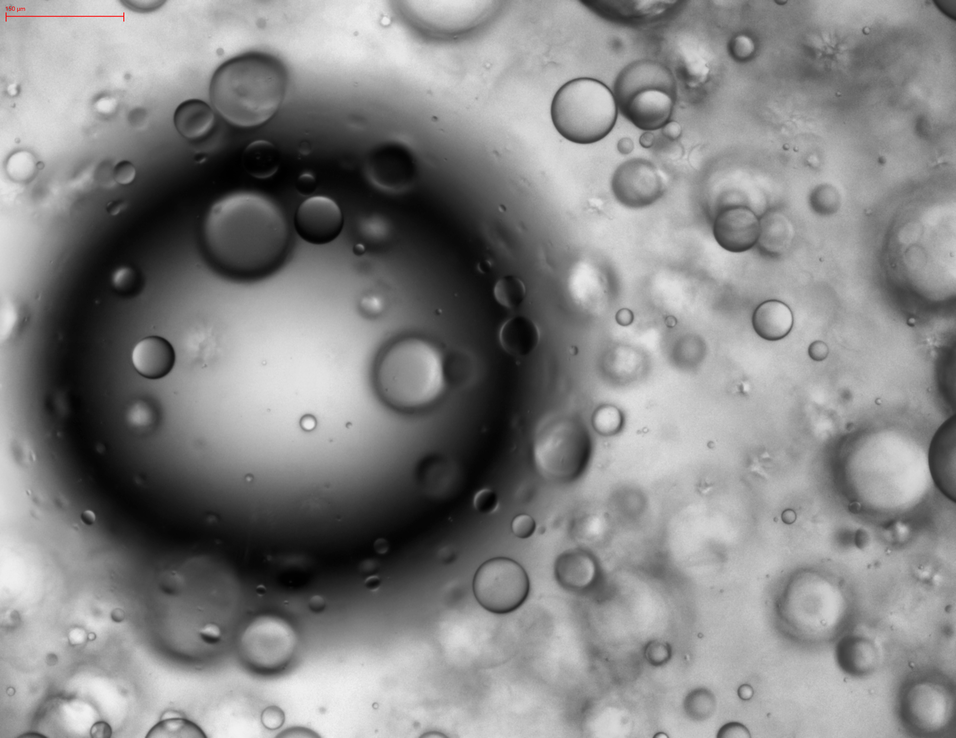
#> input picture train/IMG_106.png, 956 x 738 px, shrunk from 2200 x 1700 before the run, found by its file name; its folder holds only this picture in this run
$ python data_aug.py
#> lines starting #> are read from the running program, lines starting #| are printed output that depends on the picture; after the words box and inside, x2 and y2 are one past the last pixel; in counts of white or black regions, pixels touching at a corner belong together
#> in read_directory, img is the input picture: shape (738, 956, 3); mean B, G, R 133.7, 133.7, 133.8
import cv2
import os
import numpy as np
from shutil import copy
import json
from base64 import b64encode
from PIL import Image


def _brightness(image, min=0.5, max=2.0):
    '''
    Randomly change the brightness of the input image.
    Protected against overflow.
    '''
#> called with min = 0.5, max = 2
    hsv = cv2.cvtColor(image, cv2.COLOR_RGB2HSV)
#> hsv: shape (738, 956, 3); mean H, S, V 0, 0.1, 133.8

    random_br = np.random.uniform(min, max)
    # random_br=1.9
    # To protect against overflow: Calculate a mask for all pixels
    # where adjustment of the brightness would exceed the maximum
    # brightness value and set the value to the maximum at those pixels.
    mask = hsv[:, :, 2] * random_br > 255
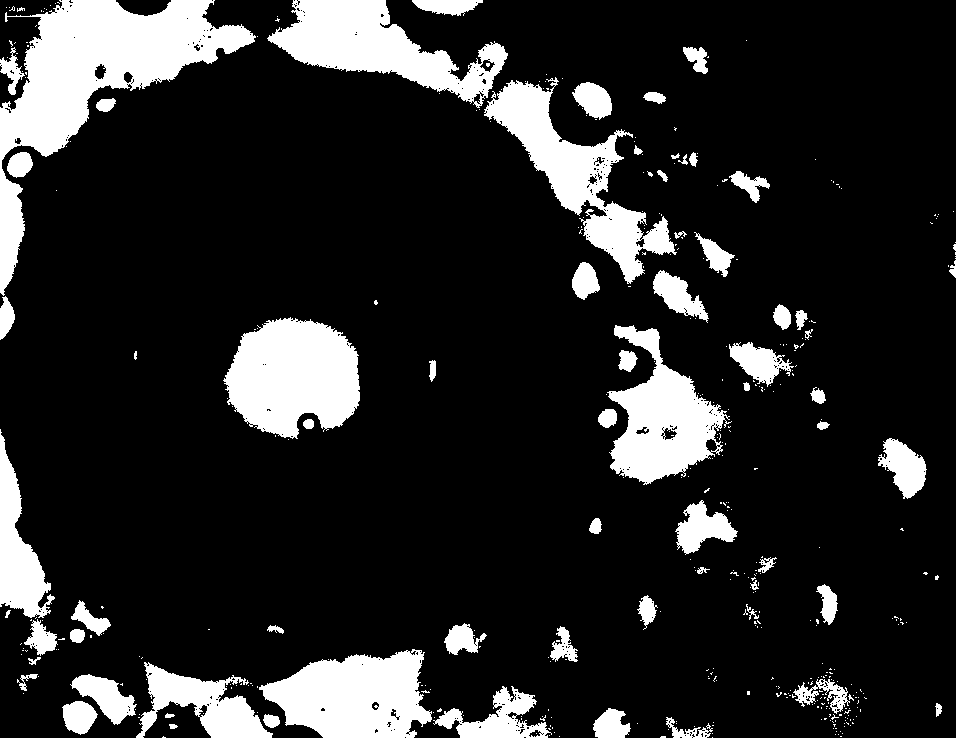
#> mask: shape (738, 956) bool; 15.8% white; 432 white regions (364 under 20 px), largest, box (x1, y1, x2, y2) and area: (0, 0, 256, 296) 21400, (223, 317, 360, 439) 12168, (267, 0, 508, 108) 11017
    v_channel = np.where(mask, 255, hsv[:, :, 2] * random_br)
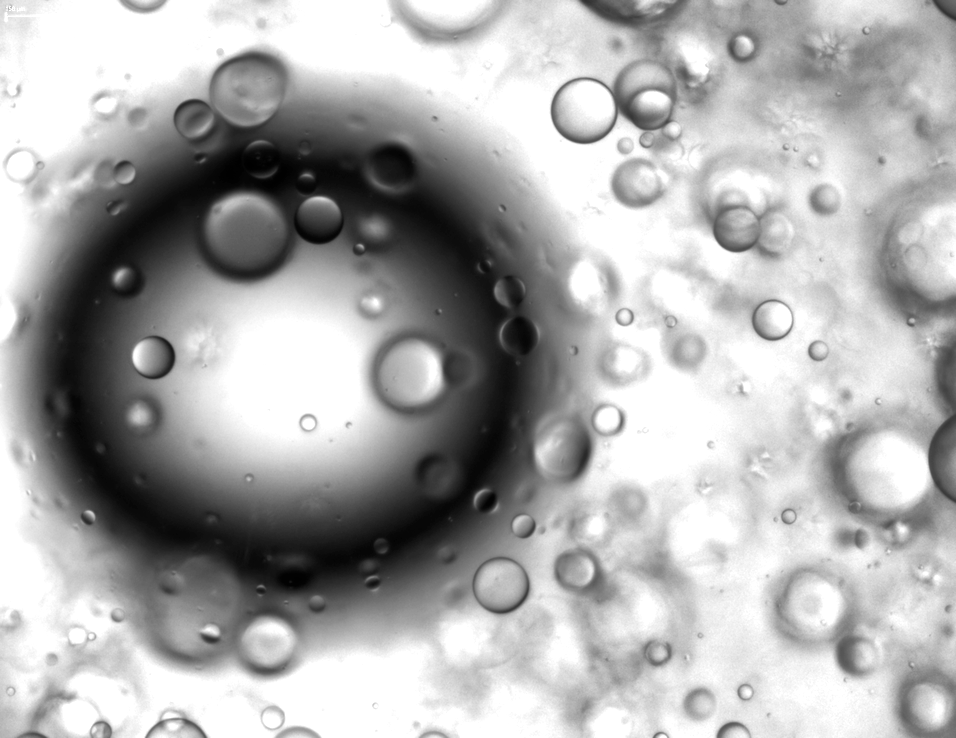
#> v_channel: shape (738, 956) float64; min 0, max 255, mean 173.9
    hsv[:, :, 2] = v_channel
#> hsv: shape (738, 956, 3); mean H, S, V 0, 0.1, 173.5

    return cv2.cvtColor(hsv, cv2.COLOR_HSV2RGB)


def random_bright(img):
    img = cv2.cvtColor(img, cv2.COLOR_BGR2RGB)
    brightness = (0.5, 2, 0.5)
    img = _brightness(img, min=brightness[0], max=brightness[1])
    return img


# [5 lines left out: function flip_img, not called in this run]


# this function is for read image,the input is directory name
def read_directory(input_dir, output_dir, ext):
    for filename in os.listdir(input_dir):
        if filename.endswith(ext):
            img = cv2.imread(input_dir + "/" + filename)
            print(input_dir + "/" + filename)
            # print(img)
            img = random_bright(img)
            # img = flip_img(img)
            cv2.imwrite(output_dir + "/" + filename, img)


# [26 lines left out: functions label_flip, label_match_img, not called in this run]


def copy_json_label(input_dir, output_dir):
    for filename in os.listdir(input_dir):
        if filename.endswith('json'):
            img_path = output_dir + "/" + filename[:-4] + 'png'
            img = cv2.imread(img_path)
            #print(img.shape)
            height, width, _ = img.shape
            origin_file_path = input_dir + "/" + filename
            target_file_path = output_dir + "/" + filename
            # cmd = 'copy '+origin_file_path+' '+target_file_path+' '+'/B'
            # print(cmd)
            with open(origin_file_path, 'r') as load_f:
                load_dict = json.load(load_f)
            new_dict = label_flip(load_dict, 1, width, height)  # 水平翻转
            new_dict = label_match_img(new_dict, img_path)
            print(img_path)
            with open(target_file_path, 'w+') as f:
                json.dump(new_dict, f, indent=2)
            # copy(origin_file_path, target_file_path)
            # os.system('copy '+origin_file_path+' '+target_file_path)


input_dir = r'C:/Users/Administrator/Desktop/CystalDetection-master/train'
output_dir = r'C:/Users/Administrator/Desktop/CystalDetection-master/7'
ext = '.png'

# flip command
read_directory(input_dir, output_dir, ext)
copy_json_label(input_dir, output_dir)

$ run again, on train/IMG_123.png
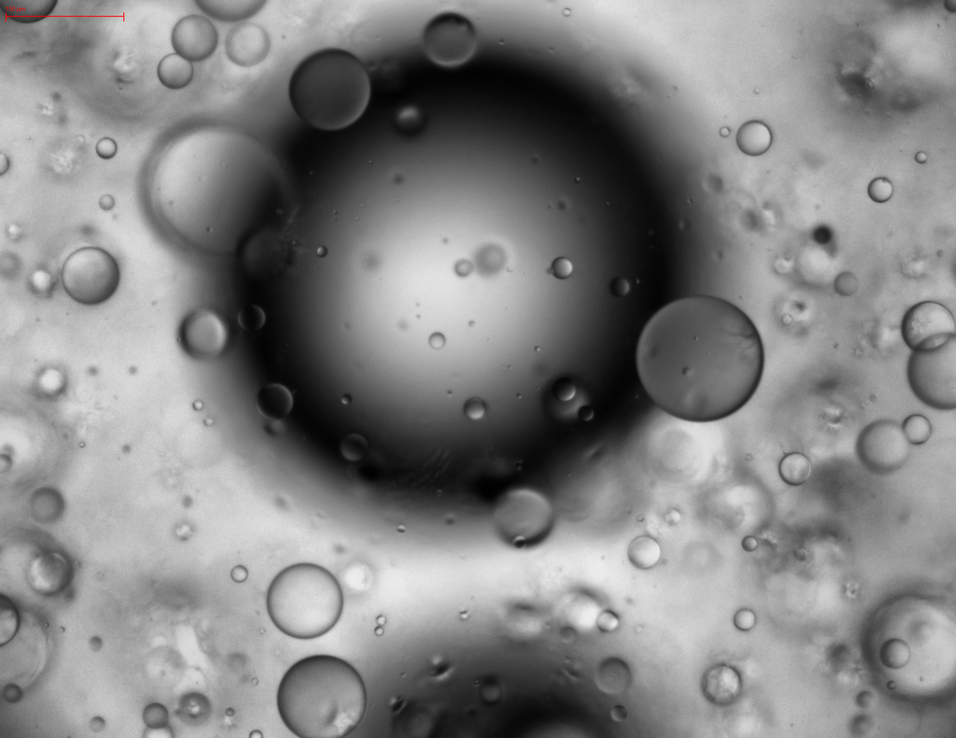
#> input picture train/IMG_123.png, 956 x 738 px, shrunk from 2200 x 1700 before the run, found by its file name
#> in read_directory, img is the input picture: shape (738, 956, 3); mean B, G, R 131.4, 131.4, 131.5
#> in _brightness, `mask = hsv[:, :, 2] * random_br > 255`:
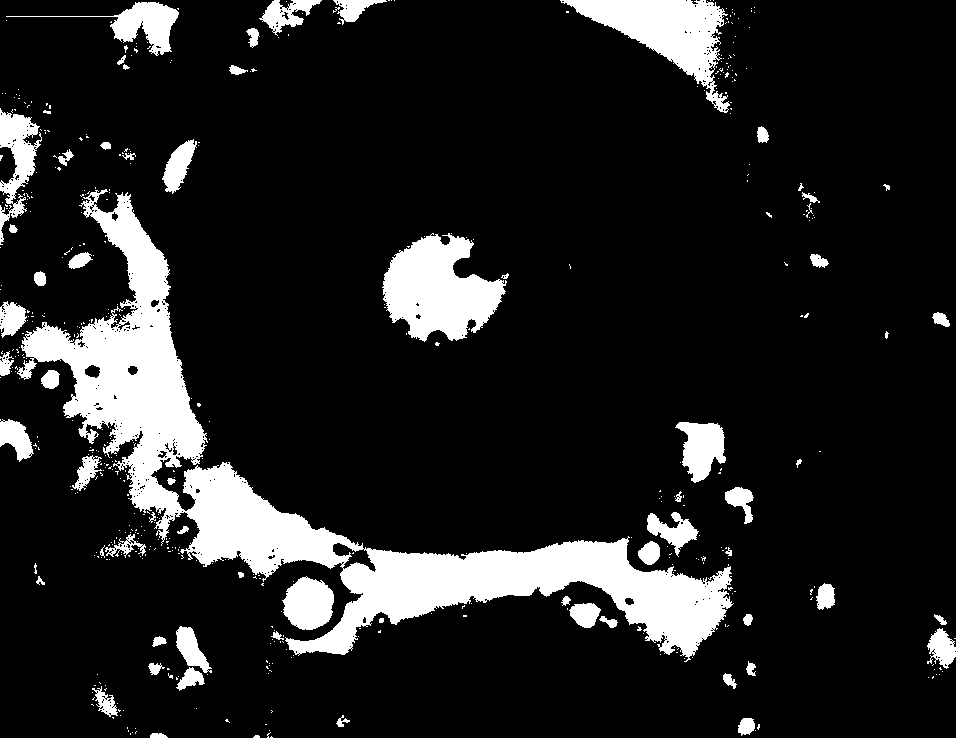
#> mask: shape (738, 956) bool; 13.4% white; 508 white regions (440 under 20 px), largest, box (x1, y1, x2, y2) and area: (17, 189, 734, 662) 55250, (382, 233, 507, 342) 8431, (560, 0, 730, 113) 7109
#> in _brightness, `v_channel = np.where(mask, 255, hsv[:, :, 2] * random_br)`:
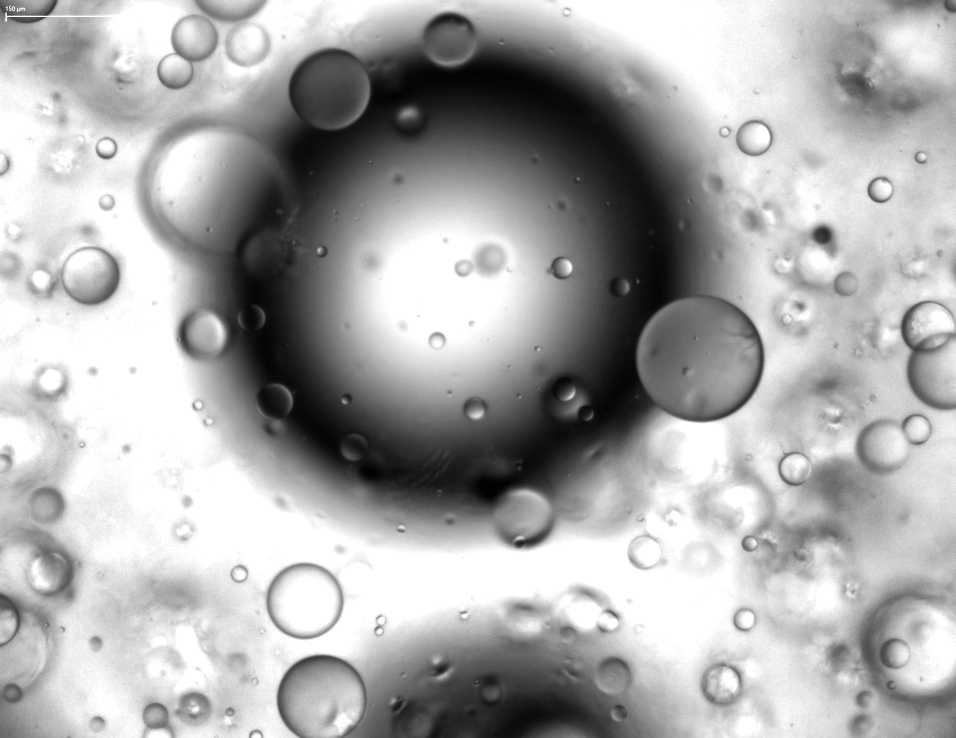
#> v_channel: shape (738, 956) float64; min 1.32, max 255, mean 171.7

$ run again, on train/IMG_148.png
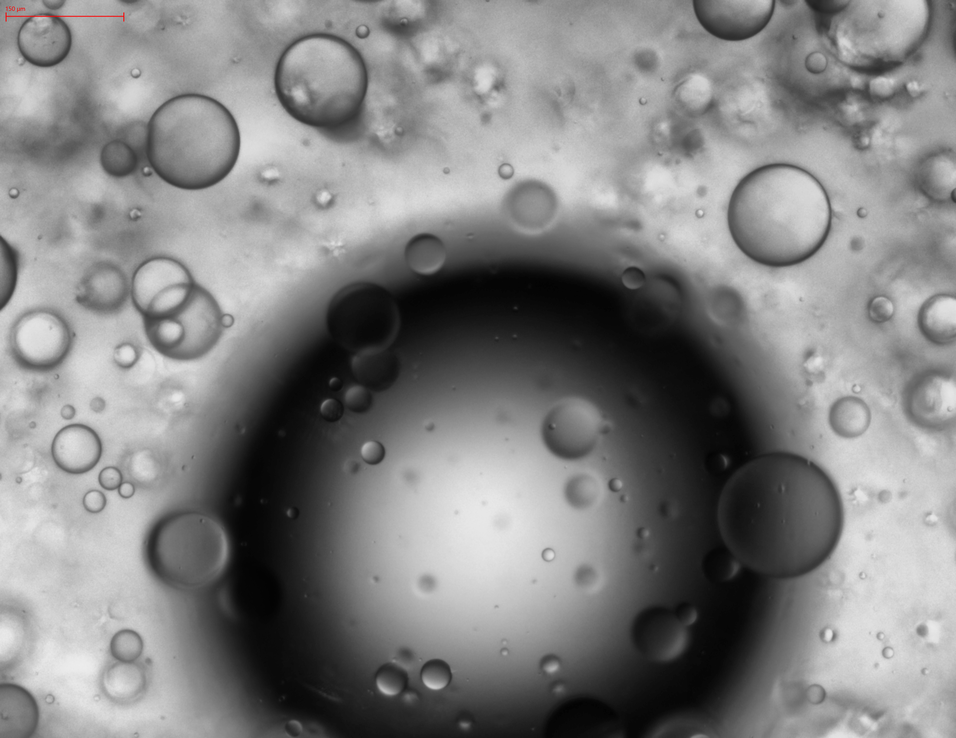
#> input picture train/IMG_148.png, 956 x 738 px, shrunk from 2200 x 1700 before the run, found by its file name
#> in read_directory, img is the input picture: shape (738, 956, 3); mean B, G, R 130.7, 130.7, 130.7
#> in _brightness, `mask = hsv[:, :, 2] * random_br > 255`:
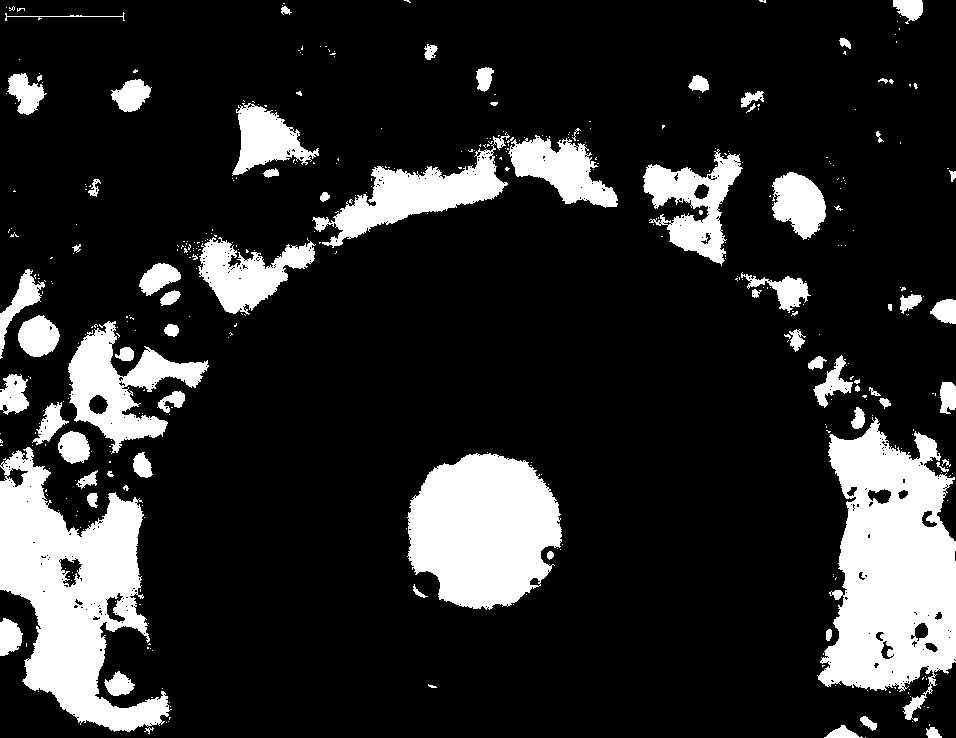
#> mask: shape (738, 956) bool; 16.9% white; 418 white regions (346 under 20 px), largest, box (x1, y1, x2, y2) and area: (817, 417, 956, 722) 26511, (0, 447, 172, 732) 23687, (407, 453, 562, 610) 18268
#> in _brightness, `v_channel = np.where(mask, 255, hsv[:, :, 2] * random_br)`:
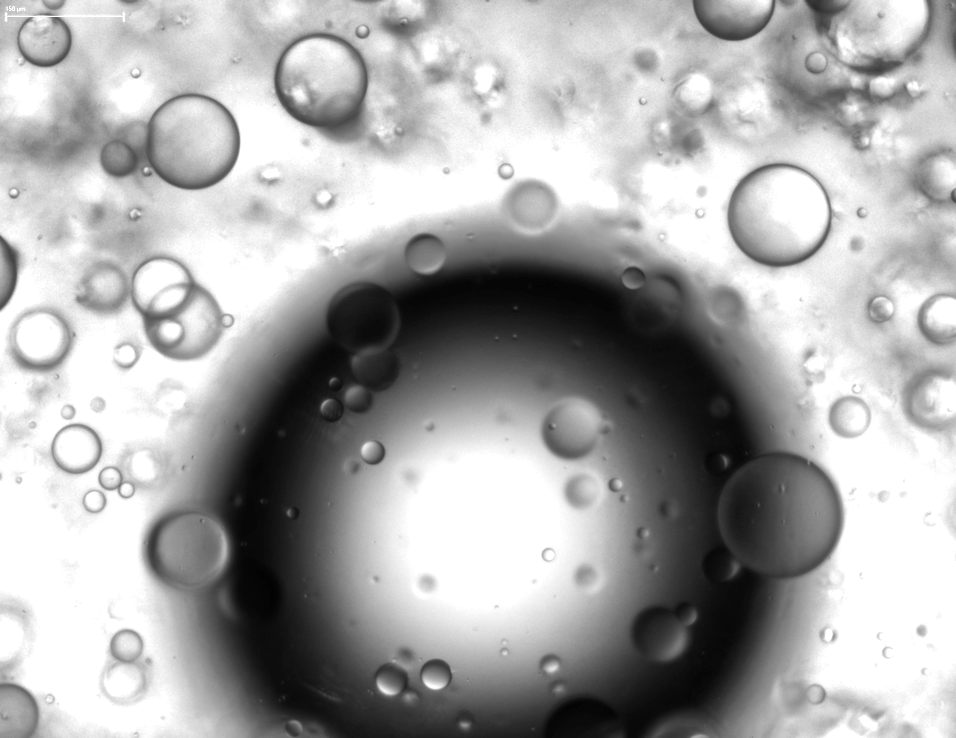
#> v_channel: shape (738, 956) float64; min 3.97, max 255, mean 169.9

$ run again, on train/IMG_160.png
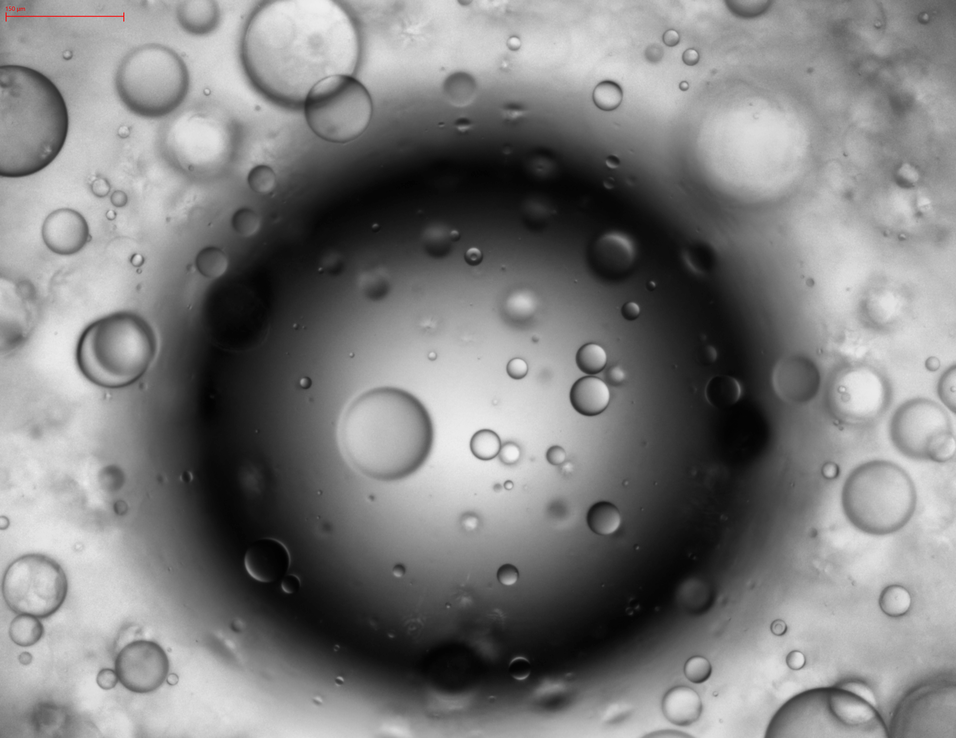
#> input picture train/IMG_160.png, 956 x 738 px, shrunk from 2200 x 1700 before the run, found by its file name
#> in read_directory, img is the input picture: shape (738, 956, 3); mean B, G, R 127.1, 127.1, 127.1
#> in _brightness, `mask = hsv[:, :, 2] * random_br > 255`:
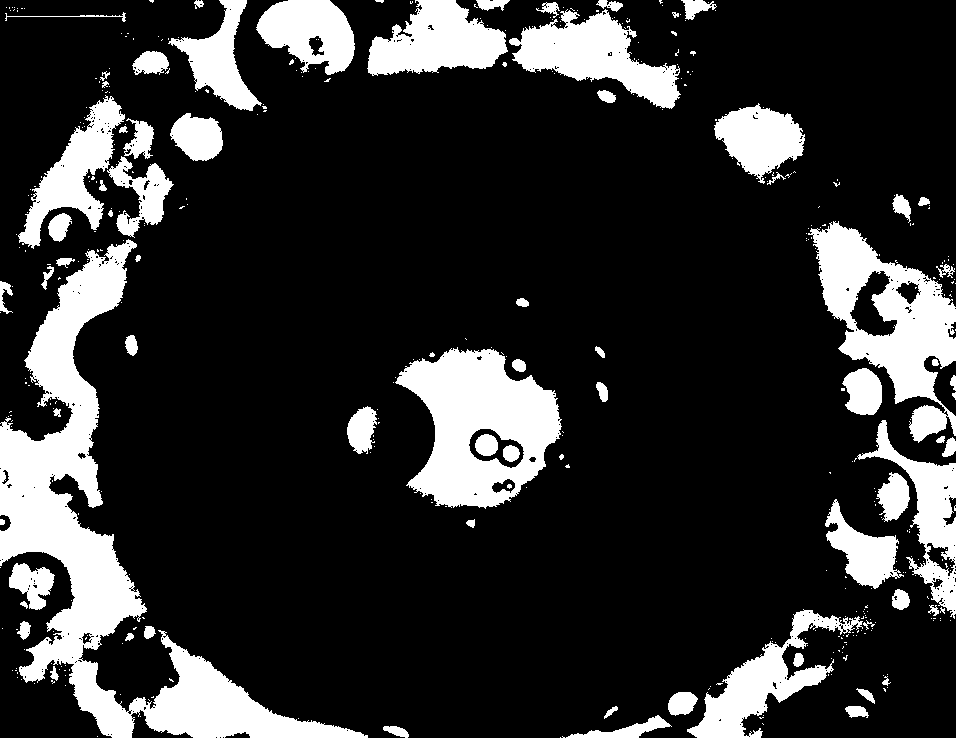
#> mask: shape (738, 956) bool; 19% white; 421 white regions (346 under 20 px), largest, box (x1, y1, x2, y2) and area: (0, 239, 368, 738) 37356, (395, 347, 562, 509) 15919, (808, 221, 956, 443) 13679
#> in _brightness, `v_channel = np.where(mask, 255, hsv[:, :, 2] * random_br)`:
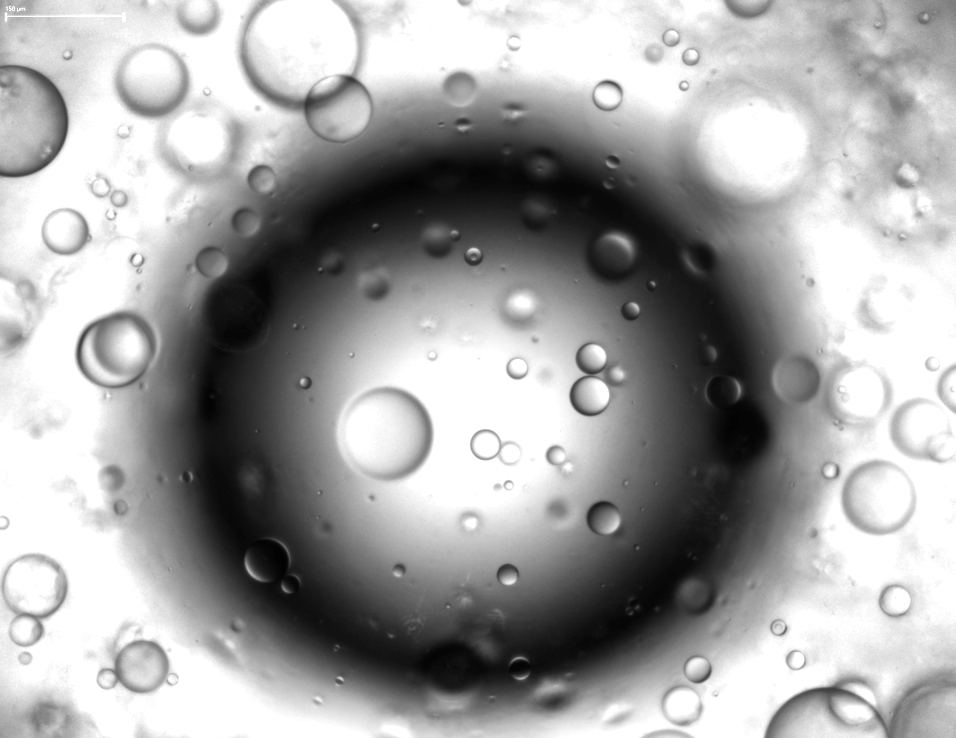
#> v_channel: shape (738, 956) float64; min 2.65, max 255, mean 164.6
